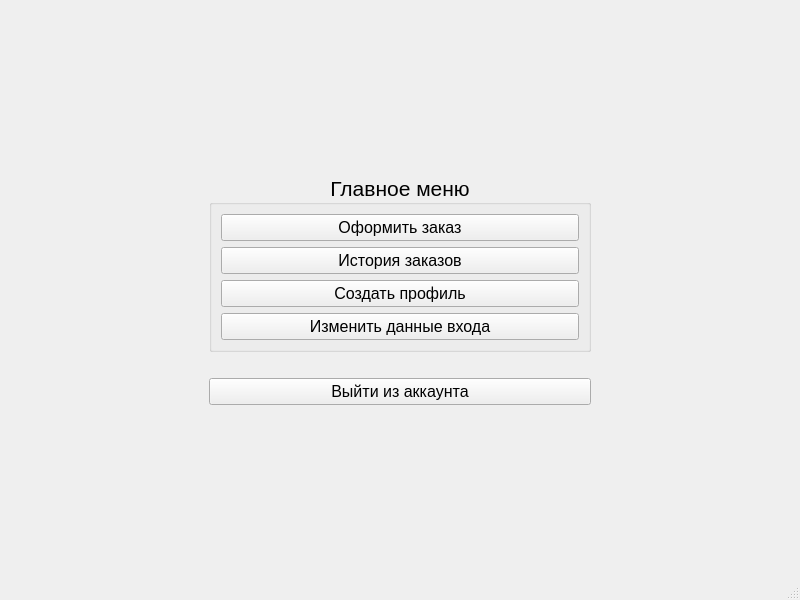
<?xml version="1.0" encoding="UTF-8"?>
<ui version="4.0">
 <class>MainWindow</class>
 <widget class="QMainWindow" name="MainWindow">
  <property name="geometry">
   <rect>
    <x>0</x>
    <y>0</y>
    <width>800</width>
    <height>600</height>
   </rect>
  </property>
  <property name="windowTitle">
   <string>MainWindow</string>
  </property>
  <widget class="QWidget" name="centralwidget">
   <layout class="QGridLayout" name="gridLayout_2">
    <item row="1" column="2">
     <spacer name="horizontalSpacer_2">
      <property name="orientation">
       <enum>Qt::Orientation::Horizontal</enum>
      </property>
      <property name="sizeType">
       <enum>QSizePolicy::Policy::Fixed</enum>
      </property>
      <property name="sizeHint" stdset="0">
       <size>
        <width>200</width>
        <height>20</height>
       </size>
      </property>
     </spacer>
    </item>
    <item row="1" column="0">
     <spacer name="horizontalSpacer">
      <property name="orientation">
       <enum>Qt::Orientation::Horizontal</enum>
      </property>
      <property name="sizeType">
       <enum>QSizePolicy::Policy::Fixed</enum>
      </property>
      <property name="sizeHint" stdset="0">
       <size>
        <width>200</width>
        <height>20</height>
       </size>
      </property>
     </spacer>
    </item>
    <item row="2" column="1">
     <spacer name="verticalSpacer_2">
      <property name="orientation">
       <enum>Qt::Orientation::Vertical</enum>
      </property>
      <property name="sizeHint" stdset="0">
       <size>
        <width>20</width>
        <height>40</height>
       </size>
      </property>
     </spacer>
    </item>
    <item row="1" column="1">
     <layout class="QVBoxLayout" name="verticalLayout">
      <item>
       <widget class="QGroupBox" name="groupBox">
        <property name="font">
         <font>
          <pointsize>16</pointsize>
         </font>
        </property>
        <property name="title">
         <string>Главное меню</string>
        </property>
        <property name="alignment">
         <set>Qt::AlignmentFlag::AlignCenter</set>
        </property>
        <layout class="QGridLayout" name="gridLayout">
         <item row="2" column="0">
          <widget class="QPushButton" name="btnEditProfile">
           <property name="font">
            <font>
             <pointsize>12</pointsize>
            </font>
           </property>
           <property name="text">
            <string>Создать профиль</string>
           </property>
          </widget>
         </item>
         <item row="1" column="0">
          <widget class="QPushButton" name="btnViewOrders">
           <property name="font">
            <font>
             <pointsize>12</pointsize>
            </font>
           </property>
           <property name="text">
            <string>История заказов</string>
           </property>
          </widget>
         </item>
         <item row="0" column="0">
          <widget class="QPushButton" name="btnCreateOrder">
           <property name="font">
            <font>
             <pointsize>12</pointsize>
            </font>
           </property>
           <property name="text">
            <string>Оформить заказ</string>
           </property>
          </widget>
         </item>
         <item row="3" column="0">
          <widget class="QPushButton" name="btnChangeCredentials">
           <property name="font">
            <font>
             <pointsize>12</pointsize>
            </font>
           </property>
           <property name="text">
            <string>Изменить данные входа</string>
           </property>
          </widget>
         </item>
        </layout>
       </widget>
      </item>
      <item>
       <spacer name="verticalSpacer">
        <property name="orientation">
         <enum>Qt::Orientation::Vertical</enum>
        </property>
        <property name="sizeType">
         <enum>QSizePolicy::Policy::Fixed</enum>
        </property>
        <property name="sizeHint" stdset="0">
         <size>
          <width>20</width>
          <height>20</height>
         </size>
        </property>
       </spacer>
      </item>
      <item>
       <widget class="QPushButton" name="btnLogout">
        <property name="font">
         <font>
          <pointsize>12</pointsize>
         </font>
        </property>
        <property name="text">
         <string>Выйти из аккаунта</string>
        </property>
       </widget>
      </item>
     </layout>
    </item>
    <item row="0" column="1">
     <spacer name="verticalSpacer_3">
      <property name="orientation">
       <enum>Qt::Orientation::Vertical</enum>
      </property>
      <property name="sizeHint" stdset="0">
       <size>
        <width>20</width>
        <height>40</height>
       </size>
      </property>
     </spacer>
    </item>
   </layout>
  </widget>
  <widget class="QMenuBar" name="menubar">
   <property name="geometry">
    <rect>
     <x>0</x>
     <y>0</y>
     <width>800</width>
     <height>21</height>
    </rect>
   </property>
  </widget>
  <widget class="QStatusBar" name="statusbar"/>
 </widget>
 <resources/>
 <connections/>
</ui>
